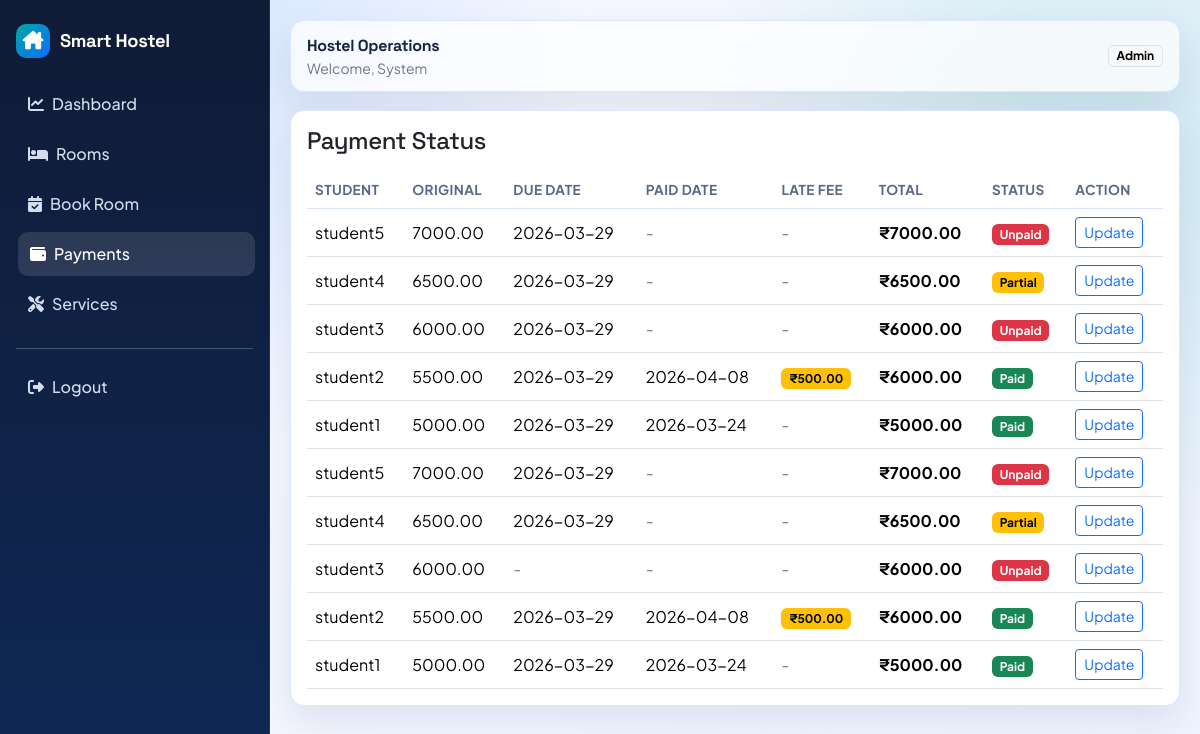
/payments (signed in), run on the app's committed database.
### accounts/models.py (models this page shows, shortened)
class User(AbstractUser):
	ROLE_ADMIN = "admin"
	ROLE_STUDENT = "student"
	ROLE_CHOICES = [
		(ROLE_ADMIN, "Admin"),
		(ROLE_STUDENT, "Student"),
	]
	role = models.CharField(max_length=20, choices=ROLE_CHOICES, default=ROLE_STUDENT)

### payments/models.py (models this page shows, shortened)
class Payment(models.Model):
	STATUS_PAID = "paid"
	STATUS_PARTIAL = "partial"
	STATUS_UNPAID = "unpaid"
	STATUS_CHOICES = [
		(STATUS_PAID, "Paid"),
		(STATUS_PARTIAL, "Partial"),
		(STATUS_UNPAID, "Unpaid"),
	]
	LATE_FEE_PER_DAY = 50  # in currency units (₹)
	user = models.ForeignKey(settings.AUTH_USER_MODEL, on_delete=models.CASCADE, related_name="payments")
	amount = models.DecimalField(max_digits=10, decimal_places=2)
	status = models.CharField(max_length=20, choices=STATUS_CHOICES, default=STATUS_UNPAID)
	due_date = models.DateField(null=True, blank=True)
	paid_date = models.DateTimeField(null=True, blank=True)
	late_fee = models.DecimalField(max_digits=10, decimal_places=2, default=0)
	date = models.DateTimeField(auto_now_add=True)
	updated_at = models.DateTimeField(auto_now=True)
	class Meta:
		ordering = ["-date"]
	def get_total_amount(self):
		return self.amount + self.late_fee

### payments/views.py (the view)
# urls.py: path("payments", payment_list_view, name="list"),
@login_required
def payment_list_view(request):
	payments = Payment.objects.select_related("user")
	if request.user.role != User.ROLE_ADMIN and not request.user.is_staff:
		payments = payments.filter(user=request.user)
	return render(request, "payments/payments.html", {"payments": payments})

### templates/payments/payments.html (shortened to what this page needs)
{% extends "base.html" %}
{% block content %}
<div class="card card-soft">
    <div class="card-body">
        <h4 class="mb-3">Payment Status</h4>
        <div class="table-responsive">
            <table class="table align-middle mb-0">
                <thead>
                <tr>
                    <th>Student</th>
                    <th>Original</th>
                    <th>Due Date</th>
                    <th>Paid Date</th>
                    <th>Late Fee</th>
                    <th>Total</th>
                    <th>Status</th>
                    {% if request.user.role == "admin" or request.user.is_staff %}<th>Action</th>{% endif %}
                </tr>
                </thead>
                <tbody>
                {% for payment in payments %}
                <tr>
                    <td>{{ payment.user.username }}</td>
                    <td>{{ payment.amount }}</td>
                    <td>{% if payment.due_date %}{{ payment.due_date|date:"Y-m-d" }}{% else %}<span class="text-secondary">-</span>{% endif %}</td>
                    <td>{% if payment.paid_date %}{{ payment.paid_date|date:"Y-m-d" }}{% else %}<span class="text-secondary">-</span>{% endif %}</td>
                    <td>
                        {% if payment.late_fee > 0 %}
                        <span class="badge text-bg-warning">₹{{ payment.late_fee }}</span>
                        {% else %}
                        <span class="text-secondary">-</span>
                        {% endif %}
                    </td>
                    <td><strong>₹{{ payment.get_total_amount }}</strong></td>
                    <td>
                        {% if payment.status == "paid" %}
                        <span class="badge text-bg-success">Paid</span>
                        {% elif payment.status == "partial" %}
                        <span class="badge text-bg-warning">Partial</span>
                        {% else %}
                        <span class="badge text-bg-danger">Unpaid</span>
                        {% endif %}
                    </td>
                    {% if request.user.role == "admin" or request.user.is_staff %}
                    <td><a href="{% url 'payments:update' payment.id %}" class="btn btn-sm btn-outline-primary">Update</a></td>
                    {% endif %}
                </tr>
                {% empty %}
                <tr><td colspan="9" class="text-center text-secondary py-4">No payment records found.</td></tr>
                {% endfor %}
                </tbody>
            </table>
        </div>
    </div>
</div>
{% endblock %}

### templates/base.html (shortened to what this page needs)
{% load static %}
<!doctype html>
<html lang="en">
<head>
    <link href="https://cdn.jsdelivr.net/npm/bootstrap@5.3.3/dist/css/bootstrap.min.css" rel="stylesheet">
    <link href="https://cdnjs.cloudflare.com/ajax/libs/font-awesome/6.5.2/css/all.min.css" rel="stylesheet">
    <link href="{% static 'css/app.css' %}" rel="stylesheet">
</head>
<body>
{% if user.is_authenticated %}
<div class="shell">
    <aside class="sidebar">
        <a class="brand" href="{% url 'accounts:dashboard' %}">
            <span class="brand-badge"><i class="fa-solid fa-house-chimney"></i></span>
            <span class="brand-font">Smart Hostel</span>
        </a>
        <nav class="nav flex-column">
            <a class="nav-link" href="{% url 'accounts:dashboard' %}"><i class="fa-solid fa-chart-line me-2"></i>Dashboard</a>
            <a class="nav-link" href="{% url 'hostel:rooms' %}"><i class="fa-solid fa-bed me-2"></i>Rooms</a>
            <a class="nav-link" href="{% url 'bookings:book_room' %}"><i class="fa-solid fa-calendar-check me-2"></i>Book Room</a>
            <a class="nav-link" href="{% url 'payments:list' %}"><i class="fa-solid fa-wallet me-2"></i>Payments</a>
            <a class="nav-link" href="{% url 'services:list' %}"><i class="fa-solid fa-screwdriver-wrench me-2"></i>Services</a>
        </nav>
        <hr class="border-light-subtle my-3">
        <a class="nav-link" href="{% url 'accounts:logout' %}"><i class="fa-solid fa-right-from-bracket me-2"></i>Logout</a>
    </aside>
    <main class="main">
        <div class="topbar">
            <div>
                <strong class="brand-font">Hostel Operations</strong>
                <div class="small text-secondary">Welcome, {{ request.user.first_name|default:request.user.username }}</div>
            </div>
            <span class="badge text-bg-light border">{{ request.user.get_role_display }}</span>
        </div>
        {% block content %}{% endblock %}
    </main>
</div>
{% else %}
<div class="auth-wrap">
    {% block auth_content %}{% endblock %}
</div>
{% endif %}
</body>
</html>

### static/css/app.css (style rules this page uses)
:root { --bg-1: #f7f9ff; --bg-2: #eef3ff; --surface: #ffffff; --ink-1: #18233f; --ink-2: #5b6787; --brand: #0d6efd; --brand-2: #00a6a6; --accent: #ff8a00; --line: #dde5ff; --shadow: 0 15px 35px rgba(24, 35, 63, 0.09); }
* { box-sizing: border-box; }
body { margin: 0; font-family: "Plus Jakarta Sans", sans-serif; color: var(--ink-1); background: radial-gradient(circle at 10% 0%, rgba(13, 110, 253, 0.16), transparent 35%), radial-gradient(circle at 90% 20%, rgba(0, 166, 166, 0.16), transparent 32%), linear-gradient(140deg, var(--bg-1), var(--bg-2)); min-height: 100vh; }
h1, h2, h3, h4, h5, h6, .brand-font { font-family: "Space Grotesk", sans-serif; letter-spacing: -0.02em; }
.shell { display: grid; grid-template-columns: 270px 1fr; min-height: 100vh; }
.sidebar { background: linear-gradient(180deg, #101b36, #0f2956); color: #f7fbff; padding: 24px 16px; position: sticky; top: 0; height: 100vh; border-right: 1px solid rgba(255, 255, 255, 0.08); }
.brand { display: flex; align-items: center; gap: 10px; font-weight: 700; font-size: 1.15rem; margin-bottom: 24px; color: #fff; text-decoration: none; }
.brand-badge { width: 34px; height: 34px; border-radius: 10px; display: grid; place-items: center; background: linear-gradient(135deg, #00a6a6, #0d6efd); }
.sidebar .nav-link { color: rgba(233, 242, 255, 0.9); border-radius: 10px; padding: 10px 12px; margin-bottom: 6px; font-weight: 500; transition: 0.2s ease; }
.sidebar .nav-link:hover, .sidebar .nav-link.active { background: rgba(255, 255, 255, 0.12); color: #fff; transform: translateX(2px); }
.main { padding: 20px; animation: fadeUp 0.45s ease; }
.topbar { background: rgba(255, 255, 255, 0.72); backdrop-filter: blur(8px); border: 1px solid var(--line); border-radius: 14px; padding: 12px 16px; display: flex; align-items: center; justify-content: space-between; box-shadow: var(--shadow); margin-bottom: 18px; }
.card-soft { border: 1px solid var(--line); border-radius: 14px; background: var(--surface); box-shadow: var(--shadow); }
.table thead th { border-bottom: 1px solid #dce5ff; color: var(--ink-2); font-size: 0.85rem; text-transform: uppercase; letter-spacing: 0.03em; }

### data on the page
User: user.first_name "System", user.role "Admin"
Payment: user.username "student5", amount "7000.00", due_date "2026-03-29", get_total_amount "7000.00", status "Unpaid"
Payment: user.username "student4", amount "6500.00", due_date "2026-03-29", get_total_amount "6500.00", status "Partial"
Payment: user.username "student3", amount "6000.00", due_date "2026-03-29", get_total_amount "6000.00", status "Unpaid"
Payment: user.username "student2", amount "5500.00", due_date "2026-03-29", paid_date "2026-04-08", late_fee "500.00", get_total_amount "6000.00", status "Paid"
Payment: user.username "student1", amount "5000.00", due_date "2026-03-29", paid_date "2026-03-24", get_total_amount "5000.00", status "Paid"
Payment: user.username "student5", amount "7000.00", due_date "2026-03-29", get_total_amount "7000.00", status "Unpaid"
Payment: user.username "student4", amount "6500.00", due_date "2026-03-29", get_total_amount "6500.00", status "Partial"
Payment: user.username "student3", amount "6000.00", get_total_amount "6000.00", status "Unpaid"
Payment: user.username "student2", amount "5500.00", due_date "2026-03-29", paid_date "2026-04-08", late_fee "500.00", get_total_amount "6000.00", status "Paid"
Payment: user.username "student1", amount "5000.00", due_date "2026-03-29", paid_date "2026-03-24", get_total_amount "5000.00", status "Paid"
